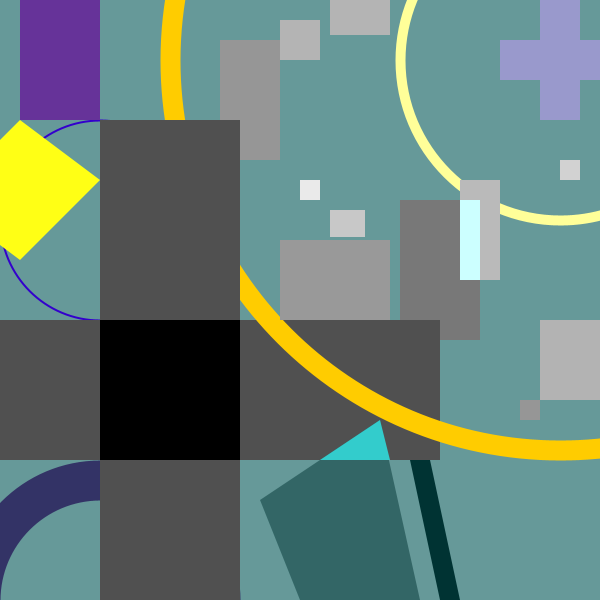
Frame 1 (no input)
Frame 60 (the mouse pressed at the canvas centre just before this capture): identical to frame 1, image omitted
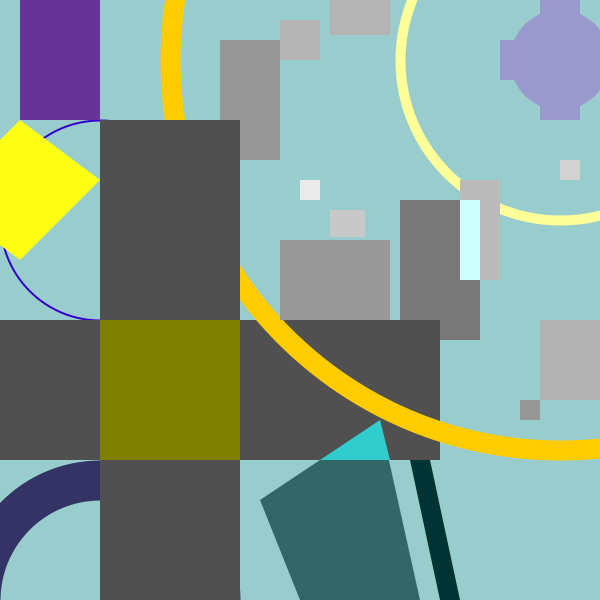
Frame 120 (the mouse held since frame 60 and released just before this capture)

The Processing sketch that drew these frames (run headless with seeded random() and noise(); from frame 60 on, the mouse is pressed at the canvas centre):

// Processing sketch: processing_14337
// ── processing_14337.pde

int x = 560;
int y = 60;
int radius =20;


 
void setup() {  
  size(600,600);
  ellipseMode(RADIUS);
  smooth();
}
 
void draw() {

if(mouseX < 200) {
    background(102,153,153);
  }
  else if ((mouseX>=200) && (mouseX <=400)) {
    background(153,204,204);
  }
  else {
    background(204,255,255);
  }
  
 //----
  float check = dist (x,y,mouseX,mouseY);
  if(check < radius) {
    fill(153,153,204);
    noStroke();
    radius++;
    }else{   fill(0);}
    fill(153,153,204);
    noStroke();
    ellipse(x,y,radius,radius);
    //little cross 
noStroke();
fill(153,153,204);
rect(540, 0, 40, 120);
rect(500,40,100,40);
//----
noFill();
stroke (255,255,153);
strokeWeight (10);
smooth ();
ellipse (560,60,160,160);
//----

//----
//small rect inside circle
noStroke ();
fill(150);
rect (220, 40, 60, 120);
fill(180);
rect (280, 20, 40, 40);
fill(234);
rect (300, 180, 20, 20);
fill(120);
rect (400, 200, 80,140);
fill(186);
rect (460, 180, 40, 100);
fill(179);
rect (540, 320, 60,80);
fill(150);
rect (520, 400, 20, 20);
//----

//---
//circle stroke 
noFill();
stroke (51,51,102);
strokeWeight (40);
smooth ();
ellipse (100, 600, 120,120);

//left figure
noFill();
stroke(51,0,204);
strokeWeight(2);
ellipse (100, 220, 100,100);


//cross & big circle line
noStroke();
fill(80);
rect(0, 320, 440,140);


//rect end

noFill();
stroke (255,204,0);
strokeWeight (20);
smooth ();
ellipse (560,60,390,390);

noStroke();
fill(80);
rect(100, 120, 140, 200);
rect(100, 460, 140, 140);
//---
  


fill(255,255,21);
noStroke();
quad(20, 120, 100, 180, 20, 260, -60, 200);

fill(102,51,153);
rect(20,0,80,120);

//bottom figure
noStroke();
fill(51,102,102);
quad(260,500, 380,420, 420,600, 300,600);

fill(51,204,204);
triangle(380,420, 320,460, 390,460);

fill(0,51,51);
quad(410, 460, 430, 460, 460, 600, 440, 600);

fill(204,255,255);
rect(460, 200, 20, 80); 

//---map color
float mapColorR = map (mouseX, 0, 600, 0, 255 );
float mapColorG = map (mouseY, 0, width, 0, 255);
fill(mapColorR, mapColorG, 0);
rect(100,320,140,140); 

noStroke();
fill(210);
rect(560,160,20,20);
fill(180);
rect(330,0, 60,35);
fill(153);
rect(280,240,110,80 );
fill(200);
rect(330, 210 ,35, 27);


}

void mousePressed () {
  radius = 50;  
}
